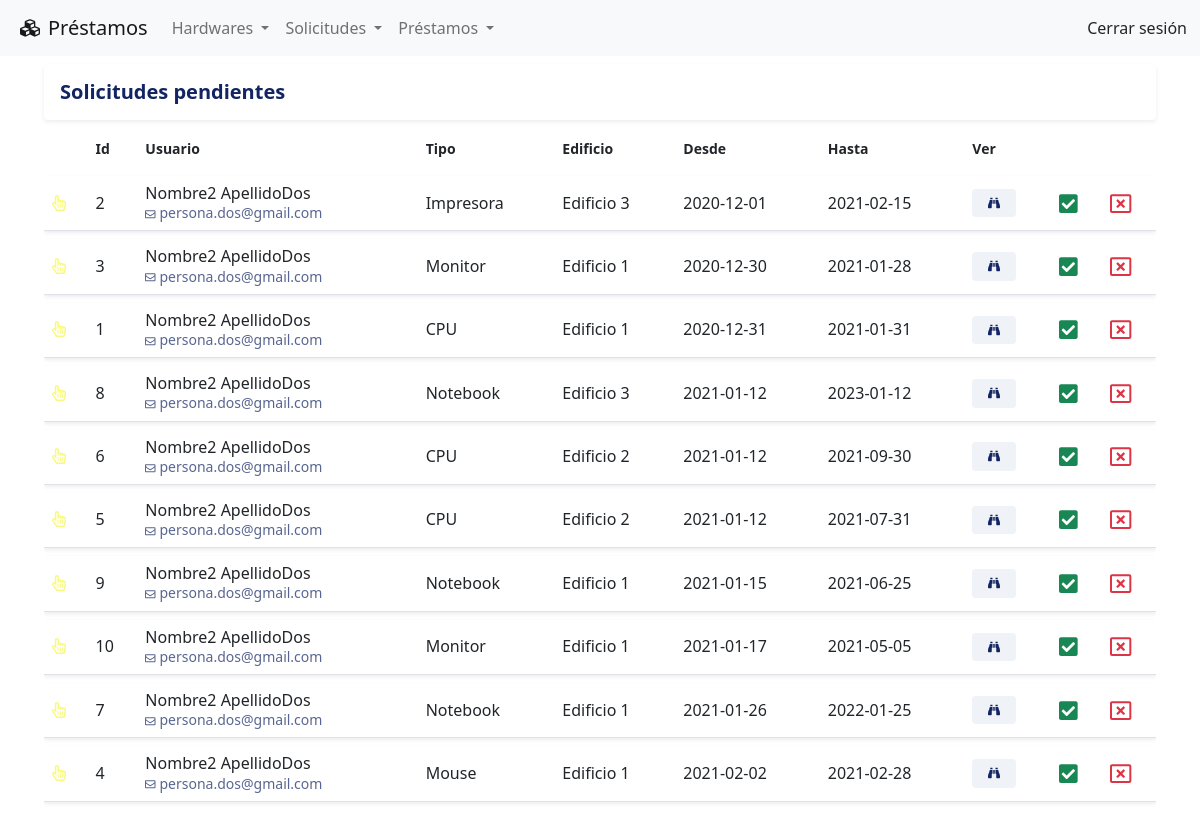
The app's page /solicitud/pendiente with its own data.
### tables this page shows
CREATE TABLE IF NOT EXISTS solicitudes
( 
    id_solicitud INT AUTO_INCREMENT PRIMARY KEY NOT NULL, 
    id_tipo_hardware INT NOT NULL,
    id_usuario INT NOT NULL,
    id_edificio INT NOT NULL ,
    fecha_desde DATE NOT NULL,
    fecha_hasta DATE NOT NULL,
    motivo_solicitud VARCHAR(1024) NOT NULL,
    id_estado_solicitud INT NOT NULL ,
    created_at TIMESTAMP DEFAULT CURRENT_TIMESTAMP,
    updated_at DATETIME DEFAULT CURRENT_TIMESTAMP ON UPDATE CURRENT_TIMESTAMP,
    FOREIGN KEY (id_tipo_hardware) REFERENCES tipos_hardware(id_tipo_hardware),
    FOREIGN KEY (id_usuario) REFERENCES usuarios(id_usuario),
    FOREIGN KEY (id_edificio) REFERENCES edificios(id_edificio)
);

CREATE TABLE IF NOT EXISTS usuarios
( 
    id_usuario INT AUTO_INCREMENT PRIMARY KEY NOT NULL, 
    nombre VARCHAR(60) NOT NULL, 
    apellido VARCHAR(60) NOT NULL, 
    email VARCHAR(60) NOT NULL UNIQUE,
    password VARCHAR(20) NOT NULL,
    id_rol_usuario INT NOT NULL,
    created_at TIMESTAMP DEFAULT CURRENT_TIMESTAMP,
    updated_at DATETIME DEFAULT CURRENT_TIMESTAMP ON UPDATE CURRENT_TIMESTAMP
);

CREATE TABLE IF NOT EXISTS tipos_hardware
(
    id_tipo_hardware INT AUTO_INCREMENT PRIMARY KEY NOT NULL,
    tipo_hardware VARCHAR(40) NOT NULL UNIQUE,
    created_at TIMESTAMP DEFAULT CURRENT_TIMESTAMP,
    updated_at DATETIME DEFAULT CURRENT_TIMESTAMP ON UPDATE CURRENT_TIMESTAMP
);

CREATE TABLE IF NOT EXISTS edificios
( 
    id_edificio INT AUTO_INCREMENT PRIMARY KEY NOT NULL, 
    edificio VARCHAR(60) NOT NULL UNIQUE,
    created_at TIMESTAMP DEFAULT CURRENT_TIMESTAMP,
    updated_at DATETIME DEFAULT CURRENT_TIMESTAMP ON UPDATE CURRENT_TIMESTAMP
);

### controllers/solicitudController.php (called while the page is built, shortened)
<?php
require_once 'models/solicitudModel.php';
class SolicitudController{
    public function pendiente() {
        $solicitud = new SolicitudModel();
        $solicitudes = $solicitud->getAll();
        $solicitud->setEncabezado('pendientes');
        $estado = 3;
        require_once 'views/solicitud/listado.php';
    }
}

### index.php (called while the page is built, shortened)
<?php
    require_once "config/database.php";
    include_once "views/layouts/header.php";
    include_once "views/layouts/navbar.php";
    include_once "views/layouts/main.php";
    include_once "views/layouts/footer.php";
?>

### config/database.php (called while the page is built)
<?php
class Database {
    public static function connect(){
        $db = new mysqli('localhost', 'root', '', 'prestamos');
        $db->query ("SET NAMES 'utf-8'");
        return $db;
    }
}

### models/solicitudModel.php (called while the page is built, shortened)
<?php
class SolicitudModel{
        private $db;
        private $encabezado;
    public function __construct() {
        $this->db = Database::connect();
    }
    public function getEncabezado() {
        return $this->encabezado;
    }
    public function setEncabezado($encabezado) {
        $this->encabezado = $encabezado;
    }
    public function getAll() {
        $query =    "SELECT
                        solicitudes.id_solicitud,
                        tipos_hardware.tipo_hardware,
                        usuarios.nombre,
                        usuarios.apellido,
                        usuarios.email,
                        edificios.edificio,
                        solicitudes.fecha_desde,
                        solicitudes.fecha_hasta,
                        estados_solicitud.id_estado_solicitud
                    FROM
                        solicitudes
                    INNER JOIN
                        tipos_hardware ON solicitudes.id_tipo_hardware = tipos_hardware.id_tipo_hardware
                    INNER JOIN
                        usuarios ON solicitudes.id_usuario  = usuarios.id_usuario
                    INNER JOIN
                        edificios ON solicitudes.id_edificio = edificios.id_edificio
                    INNER JOIN
                        estados_solicitud ON solicitudes.id_estado_solicitud =  estados_solicitud.id_estado_solicitud
                    GROUP BY solicitudes.id_solicitud
                    ORDER BY solicitudes.fecha_desde;";
        $solicitudes = $this->db->query($query);
        return $solicitudes;
    }
}

### views/solicitud/listado.php (the view, shortened to what this page needs)
<div class="row">
    <div class="col align-middle">
        <div class="card d-inline-block border-0 shadow-sm shadow-hover w-100">
            <div class="card-body d-flex justify-content-between align-items-center">
                <h5 class="mb-0"> Solicitudes <?= $solicitud->getEncabezado()?></h5>
			</div>
        </div>
    </div>
</div>
<div class="row">
    <div class="col">
        <div class="table-responsive">
            <table class="table table-hover">
                <thead class="thead-light">
                    <tr>
                        <th scope="col"><small class="font-weight-bold"><small></th>
                        <th scope="col"><small class="font-weight-bold">Id<small></th>
                        <th scope="col"><small class="font-weight-bold">Usuario<small></th>
                        <th scope="col"><small class="font-weight-bold">Tipo<small></th>
                        <th scope="col"><small class="font-weight-bold">Edificio<small></th>
                        <th scope="col"><small class="font-weight-bold">Desde<small></th>
                        <th scope="col"><small class="font-weight-bold">Hasta<small></th>
                        <th scope="col"><small class="font-weight-bold">Ver<small></th>
                        <th scope="col"><small class="font-weight-bold"><small></th>
                        <th scope="col"><small class="font-weight-bold"><small></th>
                    </tr>
                </thead>
                <tbody>
                    <?php while($dato = $solicitudes->fetch_object()): ?>
                    <?php  $estadoSolicitud = $dato->id_estado_solicitud;
                        if($estadoSolicitud == $estado) {
                    ?>
                        <tr class="shadow-sm">
                            <td class="align-middle">
                                <i class="far fa-hand-pointer"
                                    <?php
                                        switch ($estado) {
                                            case 3:
                                                echo 'style="color:rgba(244, 244, 0, 0.5)"';
                                                break;
                                        }
                                    ?>
                                > </i>
                            </td>
                            <td class="align-middle"><span><?= $dato->id_solicitud; ?></span></td>
                            <td><span class="d-block"></i>     <?= $dato->nombre; ?> <?= $dato->apellido; ?>
                                </span><small class="text-muted"><i class="far fa-envelope fa-xs"></i>     <?= $dato->email; ?></small>
                            </td>
                            <td class="align-middle"><span><?= $dato->tipo_hardware; ?></span></td>
                            <td class="align-middle"><span><?= $dato->edificio; ?></span></td>
                            <td class="align-middle"><span><?= $dato->fecha_desde; ?></span></td>
                            <td class="align-middle"><span><?= $dato->fecha_hasta; ?></span></td>
                            <td class="align-middle">
                                <a href = "<?= URL ?>solicitud/editar&id=<?=$dato->id_solicitud?>">
                                    <span class="badge badge-secondary"><i class="fas fa-binoculars"></i></span>
                                </a>
                            </td>
                            <td class="align-middle">
                                <a href = "<?= URL ?>solicitud/confirmarSolicitud&id=<?=$dato->id_solicitud?>">
                                    <span><i class="fas fa-check-square text-success fa-lg"></i></span>
                                </a>
                            </td>
                            <td class="align-middle">
                                <a href = "<?= URL ?>solicitud/rechazar&id=<?=$dato->id_solicitud?>">
                                    <span><i class="far fa-window-close text-danger fa-lg"></i></span>
                                </a>
                            </td>
                        </tr>
                    <?php } endwhile; ?>
                </tbody>
            </table>
        </div>
    </div>
</div>

### public/css/style.css (style rules this page uses)
:root { --primary: #122562; --light: #ffffff; --light-blue: #F5F6FA; --grey: #eff2f7; }
h1, h2, h3, h4, h5, h6 { color: var(--primary); font-weight: 700; }
.text-muted { color: var(--primary) !important; opacity: .7; }
.shadow-sm { box-shadow: 0 0 1.25rem rgba(11,37,75,.05); }
.shadow-hover { transition: 1s ease-in-out; }
.badge { padding: .5rem 1rem; }
.badge-secondary { background-color: var(--grey); color: var(--primary); }
table { border-collapse: separate; border-spacing: 0 .5rem; }
table thead th { border: 0 !important; }
table tbody tr { background-color: var(--light); }
table tbody td { border-top: 0 !important; line-height: 1.2; }
html { position: relative; min-height: 100%; }
body { margin-bottom: 60px; }

### records on screen
solicitudes: id_solicitud "2", id_usuario.nombre "Nombre2", id_usuario.apellido "ApellidoDos", id_usuario.email "persona.dos@gmail.com", id_tipo_hardware.tipo_hardware "Impresora", id_edificio.edificio "Edificio 3", fecha_desde "2020-12-01", fecha_hasta "2021-02-15"
solicitudes: id_solicitud "3", id_usuario.nombre "Nombre2", id_usuario.apellido "ApellidoDos", id_usuario.email "persona.dos@gmail.com", id_tipo_hardware.tipo_hardware "Monitor", id_edificio.edificio "Edificio 1", fecha_desde "2020-12-30", fecha_hasta "2021-01-28"
solicitudes: id_solicitud "1", id_usuario.nombre "Nombre2", id_usuario.apellido "ApellidoDos", id_usuario.email "persona.dos@gmail.com", id_tipo_hardware.tipo_hardware "CPU", id_edificio.edificio "Edificio 1", fecha_desde "2020-12-31", fecha_hasta "2021-01-31"
solicitudes: id_solicitud "8", id_usuario.nombre "Nombre2", id_usuario.apellido "ApellidoDos", id_usuario.email "persona.dos@gmail.com", id_tipo_hardware.tipo_hardware "Notebook", id_edificio.edificio "Edificio 3", fecha_desde "2021-01-12", fecha_hasta "2023-01-12"
solicitudes: id_solicitud "6", id_usuario.nombre "Nombre2", id_usuario.apellido "ApellidoDos", id_usuario.email "persona.dos@gmail.com", id_tipo_hardware.tipo_hardware "CPU", id_edificio.edificio "Edificio 2", fecha_desde "2021-01-12", fecha_hasta "2021-09-30"
solicitudes: id_solicitud "5", id_usuario.nombre "Nombre2", id_usuario.apellido "ApellidoDos", id_usuario.email "persona.dos@gmail.com", id_tipo_hardware.tipo_hardware "CPU", id_edificio.edificio "Edificio 2", fecha_desde "2021-01-12", fecha_hasta "2021-07-31"
solicitudes: id_solicitud "9", id_usuario.nombre "Nombre2", id_usuario.apellido "ApellidoDos", id_usuario.email "persona.dos@gmail.com", id_tipo_hardware.tipo_hardware "Notebook", id_edificio.edificio "Edificio 1", fecha_desde "2021-01-15", fecha_hasta "2021-06-25"
solicitudes: id_solicitud "10", id_usuario.nombre "Nombre2", id_usuario.apellido "ApellidoDos", id_usuario.email "persona.dos@gmail.com", id_tipo_hardware.tipo_hardware "Monitor", id_edificio.edificio "Edificio 1", fecha_desde "2021-01-17", fecha_hasta "2021-05-05"
solicitudes: id_solicitud "7", id_usuario.nombre "Nombre2", id_usuario.apellido "ApellidoDos", id_usuario.email "persona.dos@gmail.com", id_tipo_hardware.tipo_hardware "Notebook", id_edificio.edificio "Edificio 1", fecha_desde "2021-01-26", fecha_hasta "2022-01-25"
solicitudes: id_solicitud "4", id_usuario.nombre "Nombre2", id_usuario.apellido "ApellidoDos", id_usuario.email "persona.dos@gmail.com", id_tipo_hardware.tipo_hardware "Mouse", id_edificio.edificio "Edificio 1", fecha_desde "2021-02-02", fecha_hasta "2021-02-28"

### other values on screen
$solicitud->getEncabezado() "pendientes"
